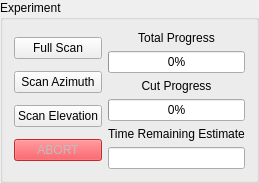
     <widget class="QGroupBox" name="experimentGroupBox">
      <property name="enabled">
       <bool>true</bool>
      </property>
      <property name="sizePolicy">
       <sizepolicy hsizetype="Expanding" vsizetype="Preferred">
        <horstretch>3</horstretch>
        <verstretch>0</verstretch>
       </sizepolicy>
      </property>
      <property name="title">
       <string>Experiment</string>
      </property>
      <layout class="QHBoxLayout" name="horizontalLayout_16">
       <item>
        <layout class="QVBoxLayout" name="verticalLayout_10">
         <item>
          <widget class="QPushButton" name="fullScanButton">
           <property name="sizePolicy">
            <sizepolicy hsizetype="Expanding" vsizetype="Fixed">
             <horstretch>0</horstretch>
             <verstretch>0</verstretch>
            </sizepolicy>
           </property>
           <property name="text">
            <string>Full Scan</string>
           </property>
          </widget>
         </item>
         <item>
          <widget class="QPushButton" name="azScanButton">
           <property name="sizePolicy">
            <sizepolicy hsizetype="Expanding" vsizetype="Fixed">
             <horstretch>0</horstretch>
             <verstretch>0</verstretch>
            </sizepolicy>
           </property>
           <property name="text">
            <string>Scan Azimuth</string>
           </property>
          </widget>
         </item>
         <item>
          <widget class="QPushButton" name="elScanButton">
           <property name="sizePolicy">
            <sizepolicy hsizetype="Expanding" vsizetype="Fixed">
             <horstretch>0</horstretch>
             <verstretch>0</verstretch>
            </sizepolicy>
           </property>
           <property name="text">
            <string>Scan Elevation</string>
           </property>
          </widget>
         </item>
         <item>
          <widget class="QPushButton" name="abortButton">
           <property name="enabled">
            <bool>false</bool>
           </property>
           <property name="autoFillBackground">
            <bool>false</bool>
           </property>
           <property name="styleSheet">
            <string notr="true">background-color: rgb(237, 51, 59);</string>
           </property>
           <property name="text">
            <string>ABORT</string>
           </property>
          </widget>
         </item>
        </layout>
       </item>
       <item>
        <layout class="QVBoxLayout" name="verticalLayout_11">
         <item>
          <widget class="QLabel" name="progressLabel">
           <property name="sizePolicy">
            <sizepolicy hsizetype="Minimum" vsizetype="Preferred">
             <horstretch>0</horstretch>
             <verstretch>0</verstretch>
            </sizepolicy>
           </property>
           <property name="text">
            <string>Total Progress</string>
           </property>
           <property name="alignment">
            <set>Qt::AlignCenter</set>
           </property>
          </widget>
         </item>
         <item>
          <widget class="QProgressBar" name="progressBar">
           <property name="value">
            <number>0</number>
           </property>
           <property name="textVisible">
            <bool>true</bool>
           </property>
           <property name="invertedAppearance">
            <bool>false</bool>
           </property>
          </widget>
         </item>
         <item>
          <widget class="QLabel" name="cutProgressLabel">
           <property name="sizePolicy">
            <sizepolicy hsizetype="Minimum" vsizetype="Preferred">
             <horstretch>0</horstretch>
             <verstretch>0</verstretch>
            </sizepolicy>
           </property>
           <property name="text">
            <string>Cut Progress</string>
           </property>
           <property name="alignment">
            <set>Qt::AlignCenter</set>
           </property>
          </widget>
         </item>
         <item>
          <widget class="QProgressBar" name="cutProgressBar">
           <property name="value">
            <number>0</number>
           </property>
           <property name="textVisible">
            <bool>true</bool>
           </property>
           <property name="invertedAppearance">
            <bool>false</bool>
           </property>
          </widget>
         </item>
         <item>
          <widget class="QLabel" name="timeRemainingLabel">
           <property name="text">
            <string>Time Remaining Estimate</string>
           </property>
           <property name="alignment">
            <set>Qt::AlignCenter</set>
           </property>
           <property name="wordWrap">
            <bool>true</bool>
           </property>
          </widget>
         </item>
         <item>
          <widget class="QLineEdit" name="timeRemainingLineEdit">
           <property name="alignment">
            <set>Qt::AlignCenter</set>
           </property>
           <property name="readOnly">
            <bool>true</bool>
           </property>
           <property name="placeholderText">
            <string/>
           </property>
          </widget>
         </item>
        </layout>
       </item>
      </layout>
     </widget>
